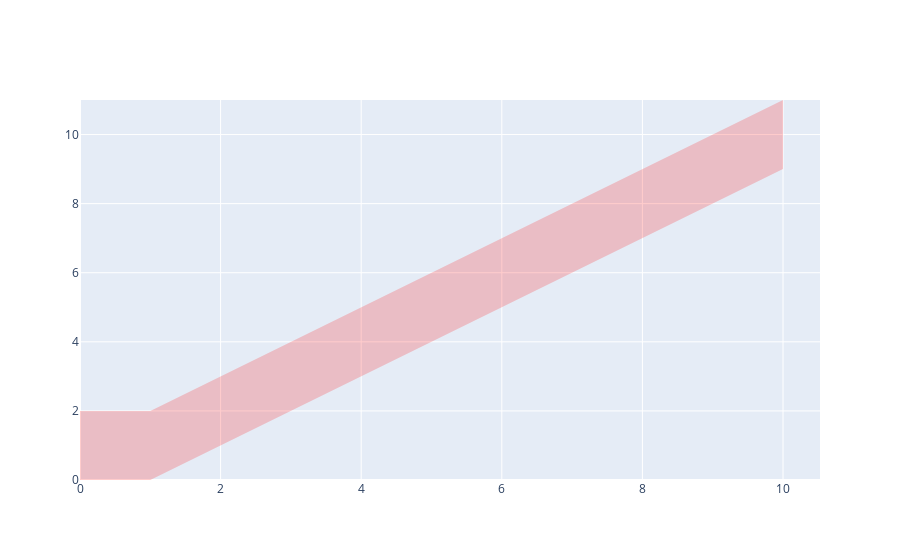

The notebook cell saved with this chart:
### Code cell
fig=go.FigureWidget(data=[])
fig.add_scatter(
    x=[],
    y=[],
    mode='lines',
    showlegend=False,
    fill='tozerox',
    line=dict(color='rgba(255,255,255,0)'),
    fillcolor='rgba(255,0,0,0.2)'
)
fig.add_scatter(
    x=[],
    y=[],
    mode='lines',
)
with fig.batch_update():
    fig.data[0].x = x+x_rev
    fig.data[0].y = y1_upper + y1_lower
    y_1 = [1, 2, 3, 4, 5, 6, 7, 8, 9, 10]
with fig.batch_update():
    fig.data[1].x = x
    fig.data[1].y = y_1
    fig.show()

### Figure 1 — Plotly figure (JSON) as saved in the notebook; plotly's stock layout.template omitted (floating-point values rounded to 4 significant figures)
{"data": [{"fill": "tozerox", "fillcolor": "rgba(255,0,0,0.2)", "line": {"color": "rgba(255,255,255,0)"}, "mode": "lines", "showlegend": false, "type": "scatter", "uid": "09f011b4-4aae-4e34-8e57-7407e309444e", "x": [1, 2, 3, 4, 5, 6, 7, 8, 9, 10, 10, 9, 8, 7, 6, 5, 4, 3, 2, 1], "y": [2, 3, 4, 5, 6, 7, 8, 9, 10, 11, 9, 8, 7, 6, 5, 4, 3, 2, 1, 0]}, {"mode": "lines", "type": "scatter", "uid": "cdb9eb03-3433-411e-9b0b-eb15b3803b25", "x": [], "y": []}], "layout": {}}
